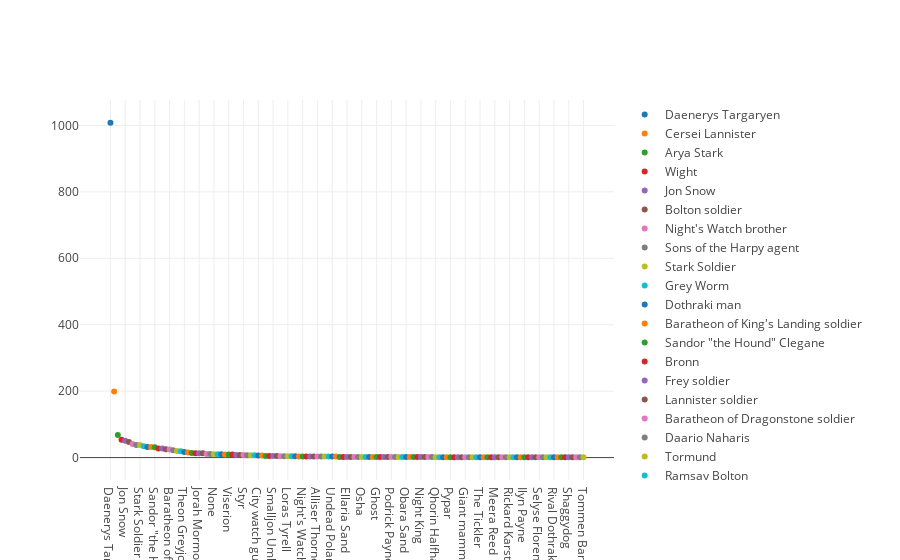

Source (notebook cell):
### Markdown cell above
##### using both the list to plot the figure.

### Code cell
import plotly.io as pio
data = [dict(
  type = 'scatter',
  x = index_val_list,
  y = list_kills_2,
  mode = 'markers',
  transforms = [dict(
    type = 'groupby',
    groups = index_val_list,
  )]
)]

fig_dict = dict(data=data)
pio.show(fig_dict, validate=False)

### Figure 1 — Plotly figure (JSON) as saved in the notebook; plotly's stock layout.template omitted (floating-point values rounded to 4 significant figures; data arrays with more than 128 entries replaced by an {"elided": "..."} marker saying what was removed)
{"data": [{"mode": "markers", "transforms": [{"groups": {"elided": "129 str values"}, "type": "groupby"}], "type": "scatter", "x": {"elided": "129 str values"}, "y": {"elided": "129 int values"}}], "layout": {}}
